Frame 1 (no input): blank canvas, image omitted
Frame 60 (the mouse pressed at the canvas centre just before this capture): blank canvas, image omitted
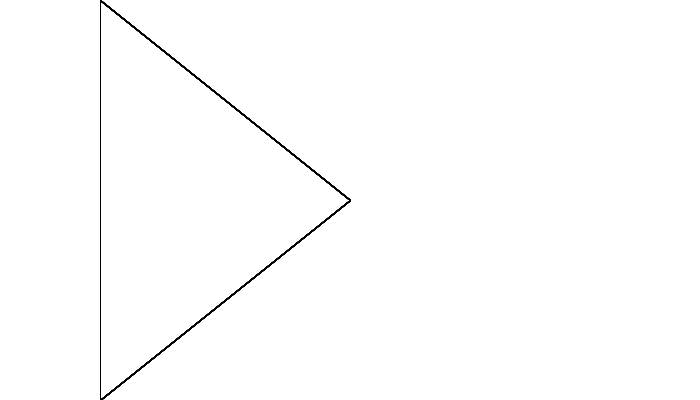
Frame 120 (the mouse held since frame 60 and released just before this capture)

The Processing sketch whose frames 1 and 60 were blank and that drew this single picture after the mouse press (run headless with seeded random() and noise(); from frame 60 on, the mouse is pressed at the canvas centre):

// Processing sketch: processing_33941
// ── processing_33941.pde

int a = 100;
int b = 0;
int c = 100;
int d = 200;
int e = 100;
int f = 400;

void setup()
{
  size(700,400);
  background (255);
}
void draw()
{
  
  line(a,b,c,d);
  line(c,d,e,f);
}

void mousePressed()
{
  c = mouseX;
  d = mouseY;
}

void mouseDragged()
{
  c = mouseX;
  d = mouseY;
}
